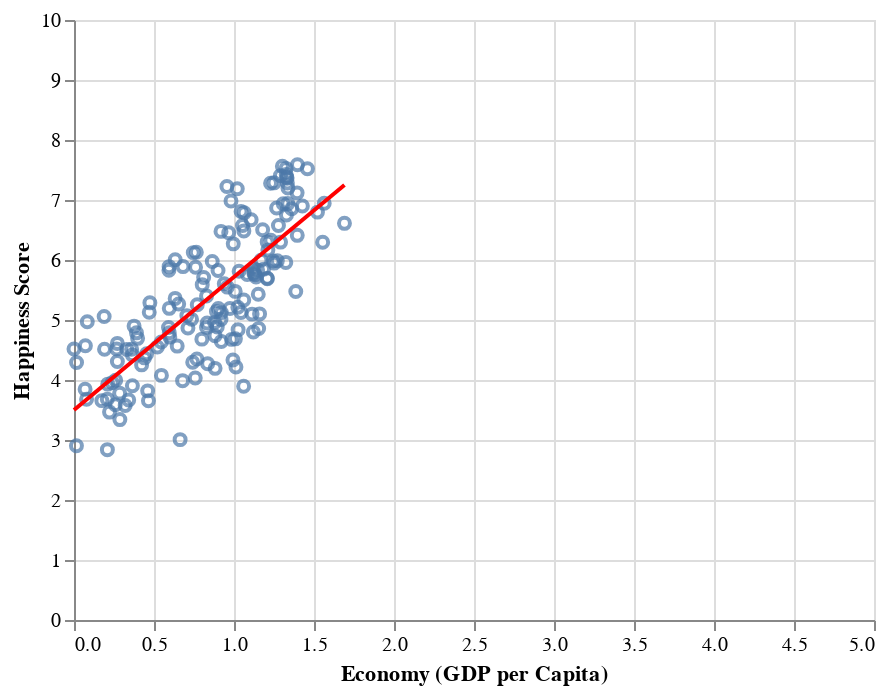

Notebook source saved alongside this figure:
### Code cell
#scatter plot with trendline showing correlation between happiness
# score and economy 
scat = alt.Chart(happy_data).mark_point().encode(
    x=alt.X('Economy (GDP per Capita)', scale=alt.Scale(domain=(0, 5))),
    y=alt.Y('Happiness Score',scale=alt.Scale(domain=(0, 10)))
)
scat 
scat+scat.transform_regression('Economy (GDP per Capita)', 'Happiness Score',method="linear"
).mark_line(color="red")

### Figure 1 — Vega-Lite specification as saved in the notebook (floating-point values rounded to 4 significant figures; data arrays with more than 128 entries replaced by an {"elided": "..."} marker saying what was removed)
{"config": {"view": {"continuousWidth": 400, "continuousHeight": 300}}, "layer": [{"mark": "point", "encoding": {"x": {"type": "quantitative", "field": "Economy (GDP per Capita)", "scale": {"domain": [0, 5]}}, "y": {"type": "quantitative", "field": "Happiness Score", "scale": {"domain": [0, 10]}}}}, {"mark": {"type": "line", "color": "red"}, "encoding": {"x": {"type": "quantitative", "field": "Economy (GDP per Capita)", "scale": {"domain": [0, 5]}}, "y": {"type": "quantitative", "field": "Happiness Score", "scale": {"domain": [0, 10]}}}, "transform": [{"on": "Economy (GDP per Capita)", "regression": "Happiness Score", "method": "linear"}]}], "data": {"name": "data-8833bd7f6f69202e7c8c03dcae7ae33a"}, "$schema": "https://vega.github.io/schema/vega-lite/v4.8.1.json", "datasets": {"data-8833bd7f6f69202e7c8c03dcae7ae33a": {"elided": "158 records"}}}
